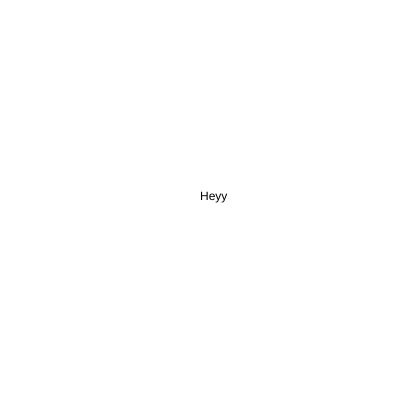
Frame 1 (no input)
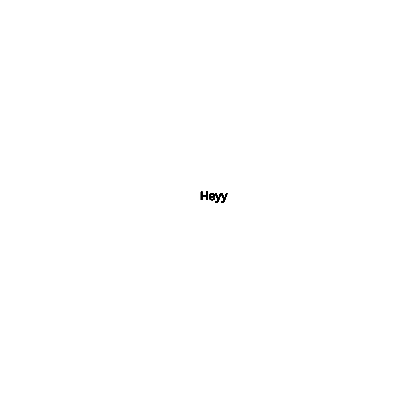
Frame 60 (no input)
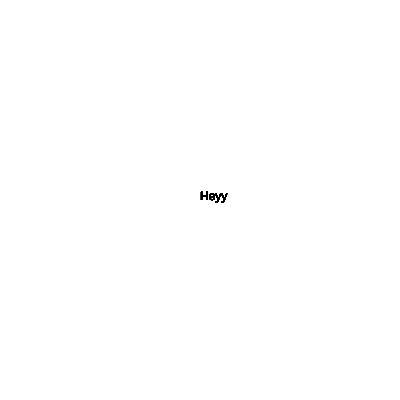
Frame 120 (the mouse pressed at the canvas centre since frame 60)

The p5.js sketch that drew these frames (run headless with seeded random() and noise() and a simulated clock; from frame 60 on, the mouse is pressed at the canvas centre):

// p5.js sketch
// ── sketch.js
var w = 400
var h = 400
var v_scale=5

function setup(){
    canvas=createCanvas(w,h)

    img=createGraphics(w,h)
    pixelDensity(1)

    
}
function draw(){
   
    nameText()
    image(img,400,0)

    // for (let y=0;y<h/v_scale;y++){
    //     for (let x=0;x<w/v_scale;x++){
    //       var index = (x + y*w)*4;




    //       pixels[index+0]=x;
    //       pixels[index+1]=random(255);
    //       pixels[index+2]=y;
    //       pixels[index+3]=150;
    //     }
    //   }
}

function nameText(){
    img.background(0)
    img.textSize(40)
    img,text('Heyy', w/2, h/2)
    img.fill(255, 255, 255);
    img.stroke(255)
    img.strokeWeight(5)
}
// ── sketch2.js
var leftBuffer;
var rightBuffer;
var w= 400
var h= 400
var v_scale=5

function setup() {
    pixelDensity(1)

    // 800 x 400 (double width to make room for each "sub-canvas")
    createCanvas(2*w ,h );
    // Create both of your off-screen graphics buffers
    leftBuffer = createGraphics(w, h);
    rightBuffer = createGraphics(w, h);
}

function draw() {
    // Draw on your buffers however you like
    drawLeftBuffer();
    drawRightBuffer();
    // Paint the off-screen buffers onto the main canvas
    image(leftBuffer, 0, 0);
    image(rightBuffer, w, 0);
}

function drawLeftBuffer() {
    // for (let y=0;y<w/v_scale;y++){
    //     for (let x=0;x<h/v_scale;x++){
    //         var index= (x*v_scale+(y*width*v_scale)*4)
    //         var r= rightBuffer.pixels[index+0]
    //         var g= rightBuffer.pixels[index+1]
    //         var b= rightBuffer.pixels[index+2]
    //         var a= rightBuffer.pixels[index+3]
    //         leftBuffer.fill(r,g,b,a)
    //         leftBuffer.rect(x*v_scale,y*v_scale,v_scale,v_scale)
            

    //     }
    // }

    for (let y=0;y<w;y++){
        for (let x=0;x<h;x++){
            var index= ((x+(y*width))*4)
            
            var r= rightBuffer.pixels[index+0]
            console.log(r)
            var g= rightBuffer.pixels[index+1]
            var b= rightBuffer.pixels[index+2]
            var a= rightBuffer.pixels[index+3]
            
            leftBuffer.rect(x,y,1,1)
            leftBuffer.fill(r,0,0)

        }
    }
}

function drawRightBuffer() {
    rightBuffer.textSize(56);
    var astring= 'Sidharth'
    rightBuffer.background(100, 100, 255);
    rightBuffer.fill(0, 0, 0);
    rightBuffer.text(astring,(w/2)-(textWidth(astring)*2), h/2)
    
    rightBuffer.loadPixels();
}   
